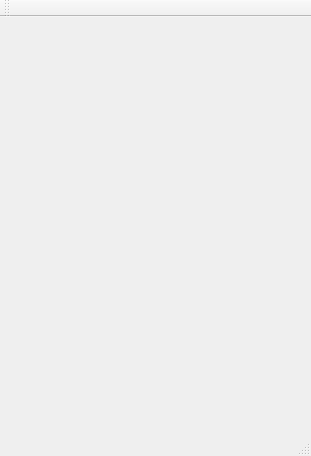
<?xml version="1.0" encoding="UTF-8"?>
<ui version="4.0">
 <class>MainWindow</class>
 <widget class="QMainWindow" name="MainWindow">
  <property name="geometry">
   <rect>
    <x>0</x>
    <y>0</y>
    <width>311</width>
    <height>456</height>
   </rect>
  </property>
  <property name="windowTitle">
   <string>MainWindow</string>
  </property>
  <widget class="QWidget" name="centralWidget"/>
  <widget class="QMenuBar" name="menuBar">
   <property name="geometry">
    <rect>
     <x>0</x>
     <y>0</y>
     <width>311</width>
     <height>25</height>
    </rect>
   </property>
  </widget>
  <widget class="QToolBar" name="mainToolBar">
   <attribute name="toolBarArea">
    <enum>TopToolBarArea</enum>
   </attribute>
   <attribute name="toolBarBreak">
    <bool>false</bool>
   </attribute>
  </widget>
  <widget class="QStatusBar" name="statusBar"/>
 </widget>
 <layoutdefault spacing="6" margin="11"/>
 <resources/>
 <connections/>
</ui>
